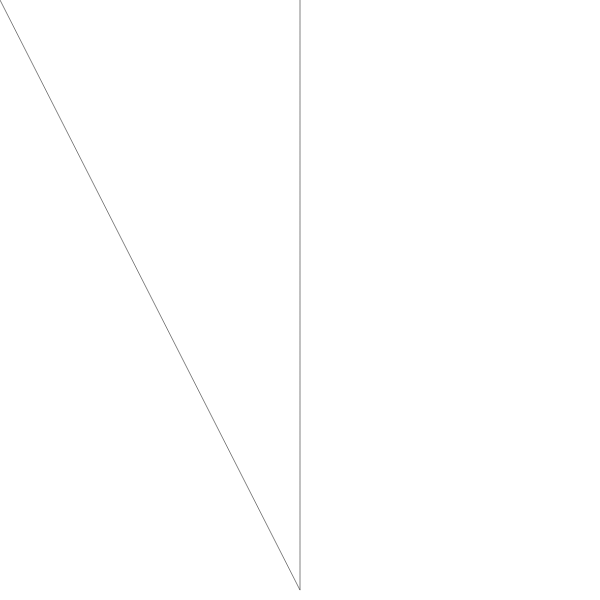
Frame 1 (no input)
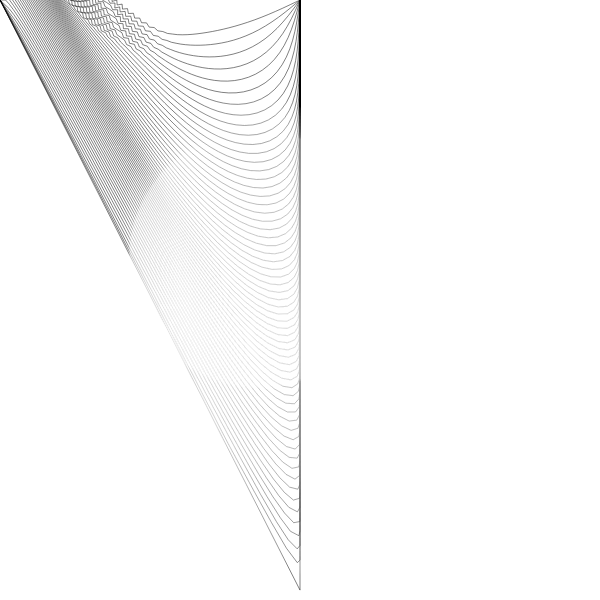
Frame 60 (no input)
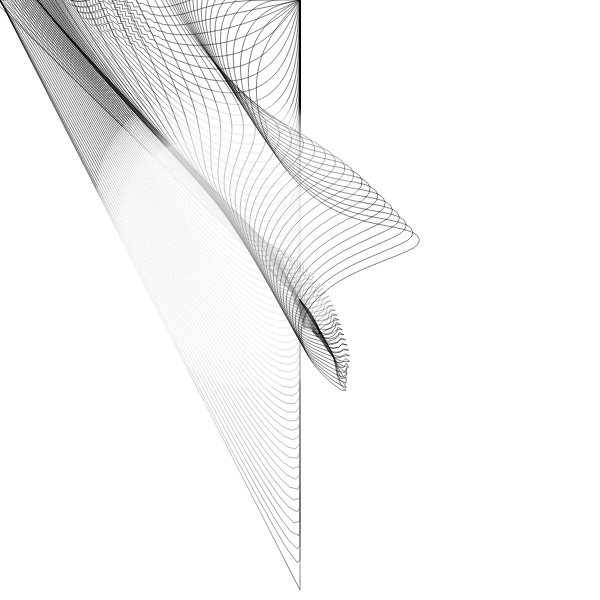
Frame 120 (the mouse pressed at the canvas centre since frame 60)

The p5.js sketch that drew these frames (run headless with seeded random() and noise() and a simulated clock; from frame 60 on, the mouse is pressed at the canvas centre):

// p5.js sketch
// ── sketch.js
// soft chain pendulum — head locked at top, tail follows mouse
// (Original used toxiclibs — re-implemented manually with verlet integration.)

let chain;
let t = 0;
let t2 = 0;

function setup() {
  createCanvas(600, 600);
  background(255);
  rectMode(CENTER);

  chain = new Chain(height, height / 5, 20, 0.4);
}

function draw() {
  // soft trail with noise-driven white ellipse fade
  fill(255, 10);
  noStroke();
  ellipse(noise(t) * width, noise(t2) * height, noise(t) * 600, noise(t) * 600);
  t += 0.009;
  t2 += 0.01;

  chain.update();
  chain.tail.set(mouseX, mouseY);
  chain.display();
}

class Particle {
  constructor(x, y) {
    this.x = x;
    this.y = y;
    this.px = x;
    this.py = y;
    this.locked = false;
  }

  set(x, y) {
    this.x = x;
    this.y = y;
    this.px = x;
    this.py = y;
  }
}

class Chain {
  constructor(totalLen, n, radius, strength) {
    this.particles = [];
    this.numPoints = n;
    this.radius = radius;
    this.strength = strength;
    const len = totalLen / n;
    this.segLen = len;
    for (let i = 0; i < n; i++) {
      this.particles.push(new Particle(width / 2, i * len));
    }
    this.particles[0].locked = true;
    this.tail = this.particles[n - 1];
  }

  update() {
    const gravity = 0.1;
    // verlet integration with light damping
    for (const p of this.particles) {
      if (p.locked) continue;
      const vx = (p.x - p.px) * 0.99;
      const vy = (p.y - p.py) * 0.99;
      p.px = p.x;
      p.py = p.y;
      p.x += vx;
      p.y += vy + gravity;
    }
    // satisfy spring constraints (a few iterations)
    const k = this.strength;
    for (let iter = 0; iter < 8; iter++) {
      for (let i = 0; i < this.particles.length - 1; i++) {
        const a = this.particles[i];
        const b = this.particles[i + 1];
        const dx = b.x - a.x;
        const dy = b.y - a.y;
        const d = Math.sqrt(dx * dx + dy * dy);
        if (d === 0) continue;
        const diff = (d - this.segLen) / d;
        const ax = dx * diff * k;
        const ay = dy * diff * k;
        if (!a.locked) { a.x += ax; a.y += ay; }
        if (!b.locked) { b.x -= ax; b.y -= ay; }
      }
    }
    // anchor head at top
    this.particles[0].x = width / 2;
    this.particles[0].y = 0;
  }

  display() {
    beginShape();
    stroke(0);
    strokeWeight(0.5);
    noFill();
    for (const p of this.particles) {
      vertex(p.x, p.y);
    }
    endShape();
  }
}
